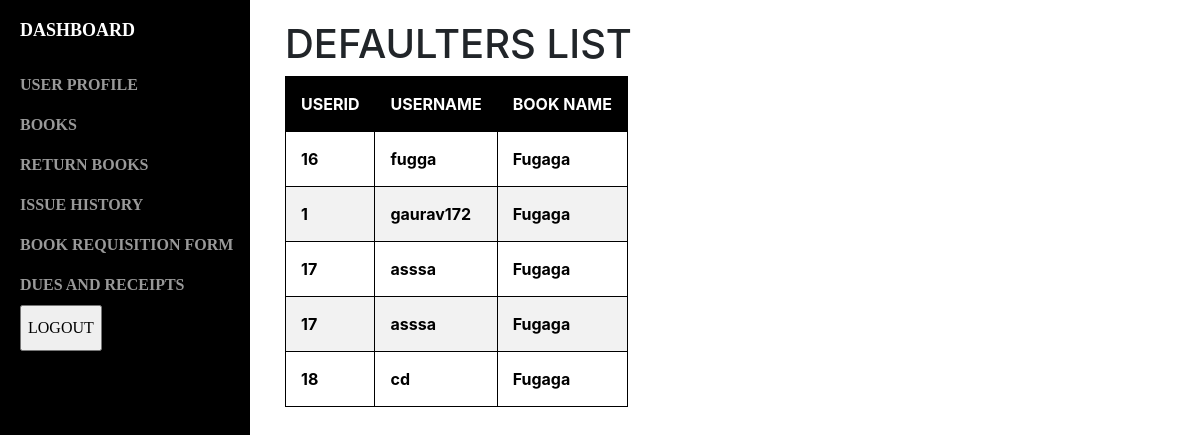
The page /def.html (signed in) on the database its author committed.
### tables this page shows
CREATE TABLE USER(ID INTEGER PRIMARY KEY AUTOINCREMENT,FIRSTNAME TEXT,LASTNAME TEXT,USERNAME TEXT,PASSWORD TEXT,EMAIL TEXT,TYPE TEXT);

CREATE TABLE REQUESTS(ID INTEGER PRIMARY KEY AUTOINCREMENT,BOOKID INTEGER,USERID INTEGER,NAME TEXT,ISSUETIME TEXT,RETURNTIME TEXT,STATUS TEXT,TME INTEGER, RTME INTEGER, PENALTY INTEGER);

### app.py (the view)
@app.route('/def.html')
def defa():
	if login==False:
		return redirect(url_for('index'))
	data=getdata()
	return render_template("def.html",data=data,usr=per,length=len(data))

### getstatus.py (called while the page is built)
def getdata():
	with sqlite3.connect('test.db') as conn:
		c=conn.cursor()
		c.execute("SELECT USERID FROM REQUESTS WHERE (STATUS='APPROVED' OR STATUS='OVERDUE')")
		data=c.fetchall()
		c.execute("SELECT NAME FROM REQUESTS WHERE (STATUS='APPROVED' OR STATUS='OVERDUE')")
		book=c.fetchall()
	val=[]
	i=0;
	for item in data:
		x=[]
		x.append(item[0])
		with sqlite3.connect('test.db') as conn:
			c=conn.cursor()
			c.execute("SELECT USERNAME FROM USER WHERE ID=?",(item[0],))
			x.append(c.fetchone()[0])
			x.append(book[i][0])
			val.append(x)
	return val

### templates/def.html (shortened to what this page needs)
<!DOCTYPE html>
<html>
<head>
	<link rel="stylesheet" type="text/css" href="../static/style.css">
		<link rel="stylesheet" type="text/css" href="../static/style.css">
	<link href="../static/table/new.css" rel="stylesheet">
    <link href="../static/dashboard/vendor/bootstrap/css/bootstrap.min.css" rel="stylesheet">
    <link href="../static/dashboard/css/simple-sidebar.css" rel="stylesheet">
</head>
<body>
	<div id="wrapper" class="toggled">
        <div id="sidebar-wrapper">
           <div style="font-family: 'Bitter',serif; font-weight: bold;">
            <ul class="sidebar-nav">
                <li class="sidebar-brand">
                    <a href="Dashboard">
                        DASHBOARD
                    </a>
                </li>
    <li><a href="profile.html">USER PROFILE</a></li>
    <li><a href="books.html">BOOKS</a></li>
    {% if usr.type != "admin" %}
    <li ><a href="return_book.html">RETURN BOOKS</a></li>
    <li><a  href="issue_hist.html">ISSUE HISTORY</a></li>
    <li><a href="book_req.html">BOOK REQUISITION FORM</a></li>
    <li><a  href="dues.html">DUES AND RECEIPTS</a> </li>
    {% endif %}
	                <li>
                    <form method="POST" action="/logout">
						<input type="submit" value="LOGOUT">
					</form>
                </li>
	            </ul>
        </div></div>
                <div id="page-content-wrapper">
            <div class="container-fluid">
{% if length>0 %}
<h1>DEFAULTERS LIST</h1>
<table>
	<tr>
		<th>USERID</th>
		<th>USERNAME</th>
		<th>BOOK NAME</th>
	</tr>
	{% for item in data %}
	<tr>
		<td>{{item[0]}}</td>
		<td>{{item[1]}}</td>
		<td>{{item[2]}}</td>
	</tr>
	{% endfor %}
</table>
{% endif %}
</body>
</html>

### static/style.css (style rules this page uses)
table,th,td { border: 1px solid black; }
th { color: red; }
td { color: blue; }
th,td { padding: 15px; }

### static/table/new.css (style rules this page uses)
th { background-color: black; color: white; }
tr:nth-child(odd) { background-color: #f2f2f2; }
td { color: black; font-weight: bold; }

### static/dashboard/css/simple-sidebar.css (style rules this page uses)
body { overflow-x: hidden; }
#wrapper { padding-left: 0; -webkit-transition: all 0.5s ease; -moz-transition: all 0.5s ease; -o-transition: all 0.5s ease; transition: all 0.5s ease; }
#wrapper.toggled { padding-left: 250px; }
#sidebar-wrapper { z-index: 1000; position: fixed; left: 250px; width: 0; height: 100%; margin-left: -250px; overflow-y: auto; background: #000; -webkit-transition: all 0.5s ease; -moz-transition: all 0.5s ease; -o-transition: all 0.5s ease; transition: all 0.5s ease; }
#wrapper.toggled #sidebar-wrapper { width: 250px; }
#page-content-wrapper { width: 100%; position: absolute; padding: 15px; }
#wrapper.toggled #page-content-wrapper { position: absolute; margin-right: -250px; }
.sidebar-nav { position: absolute; top: 0; width: 250px; margin: 0; padding: 0; list-style: none; }
.sidebar-nav li { text-indent: 20px; line-height: 40px; }
.sidebar-nav li a { display: block; text-decoration: none; color: #999999; }
.sidebar-nav>.sidebar-brand { height: 65px; font-size: 18px; line-height: 60px; }
.sidebar-nav>.sidebar-brand a { color: #999999; }
@media (min-width:768px) { #wrapper { padding-left: 0; } }
@media (min-width:768px) { #wrapper.toggled { padding-left: 250px; } }
@media (min-width:768px) { #sidebar-wrapper { width: 0; } }
@media (min-width:768px) { #wrapper.toggled #sidebar-wrapper { width: 250px; } }
@media (min-width:768px) { #page-content-wrapper { padding: 20px; position: relative; } }
@media (min-width:768px) { #wrapper.toggled #page-content-wrapper { position: relative; margin-right: 0; } }

### rows shown on the page
USER: USERNAME "fugga"
REQUESTS: NAME "Fugaga" "Fugaga" "Fugaga" "Fugaga" "Fugaga"
USER: USERNAME "gaurav172"
USER: USERNAME "asssa" "asssa"
USER: USERNAME "cd"

### other values the page prints
{{ item[0] }} "16" "1" "17" "17" "18"
